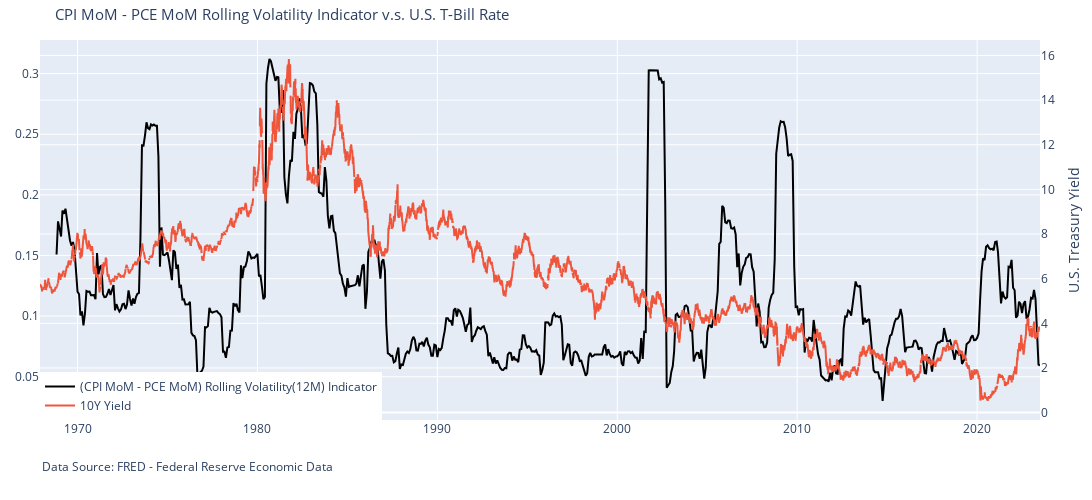

The code cell stored with this chart in its notebook:
### Code cell
def get_inflation_indicator_chart(fred, pce_data):

    ten_year_yield = fred.get_series("DGS10").reset_index(name = '10Y')
    ten_year_yield = ten_year_yield[(ten_year_yield['index'] > pce_data['index'].to_list()[0]) & (ten_year_yield['index'] < pce_data['index'].to_list()[-1])]

    fig = go.Figure()

    fig.add_trace(
        go.Scatter(x = pce_data['index'], 
                y = pce_data['CPI MoM - PCE MoM Rolling Volatility(12M)'], 
                name = '(CPI MoM - PCE MoM) Rolling Volatility(12M) Indicator',
                line = dict(color = 'black')))

    fig.add_trace(
        go.Scatter(x = ten_year_yield['index'], 
                y = ten_year_yield['10Y'], 
                name = '10Y Yield',
                yaxis = "y2"))

    fig.update_layout(title = "CPI MoM - PCE MoM Rolling Volatility Indicator v.s. U.S. T-Bill Rate",
                    title_font = dict(size = 15),
                    width = 1200,
                    height = 500,
                    margin = dict(l = 40, r = 40, t = 40, b = 80),
                    annotations = [dict( text = "Data Source: FRED - Federal Reserve Economic Data",
                                    x = 0,
                                    y = - 0.15,
                                    xref = "paper",
                                    yref = "paper",
                                    showarrow = False)],
                                    
                    yaxis2 = dict(title = "U.S. Treasury Yield", overlaying = "y", side = "right"),
                    legend = dict(x = 0, y = 0))

    return fig

get_inflation_indicator_chart(fred, pce_data)

### Figure 1 — Plotly figure (JSON) as saved in the notebook; plotly's stock layout.template omitted (floating-point values rounded to 4 significant figures; data arrays with more than 128 entries replaced by an {"elided": "..."} marker saying what was removed)
{"data": [{"line": {"color": "black"}, "name": "(CPI MoM - PCE MoM) Rolling Volatility(12M) Indicator", "type": "scatter", "x": {"elided": "668 str values"}, "y": {"elided": "668 float values"}}, {"name": "10Y Yield", "type": "scatter", "x": {"elided": "14500 str values"}, "y": {"elided": "14500 float values"}, "yaxis": "y2"}], "layout": {"annotations": [{"showarrow": false, "text": "Data Source: FRED - Federal Reserve Economic Data", "x": 0, "xref": "paper", "y": -0.15, "yref": "paper"}], "height": 500, "legend": {"x": 0, "y": 0}, "margin": {"b": 80, "l": 40, "r": 40, "t": 40}, "title": {"font": {"size": 15}, "text": "CPI MoM - PCE MoM Rolling Volatility Indicator v.s. U.S. T-Bill Rate"}, "width": 1200, "yaxis2": {"overlaying": "y", "side": "right", "title": {"text": "U.S. Treasury Yield"}}}}
